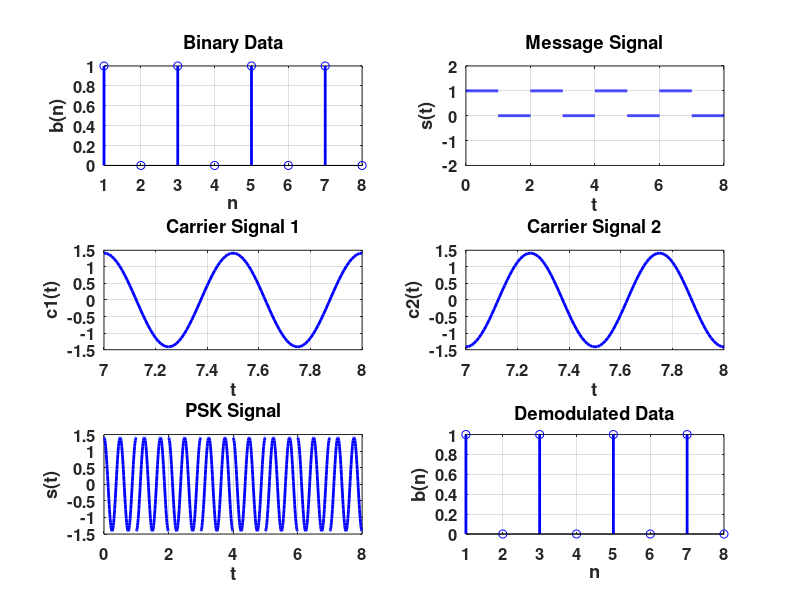

This figure's MATLAB source:
clc;
clear;
close all;

% Parameters
Tb = 1;
t = 0:Tb/100:Tb;
fc = 2;
c1 = sqrt(2/Tb) * cos(2 * pi * fc * t);
c2 = sqrt(2/Tb) * cos(2 * pi * fc * t + pi);

% Message Signal
N = 8;
m = [1 0 1 0 1 0 1 0];
t1 = 0; 
t2 = Tb;

for i = 1:N
    t = t1:(Tb/100):t2;
    if m(i) > 0.5
        m_s = ones(1, length(t));
        invm_s = zeros(1, length(t));
    else
        m_s = zeros(1, length(t));
        invm_s = ones(1, length(t));
    end
    message(i, :) = m_s;
    
    % Generate PSK Signal
    psk_sig1(i, :) = c1 .* m_s;
    psk_sig2(i, :) = c2 .* invm_s;
    psk_s = psk_sig1 + psk_sig2;
    
    % Plotting
    figure(1);
    subplot(3, 2, 2);
    axis([0 N -2 2]);
    plot(t, message(i, :), 'b', 'LineWidth', 2);
    title('Message Signal');
    xlabel('t'); ylabel('s(t)');
    grid on;
    set(gca, 'FontSize', 12, 'FontWeight', 'bold');
    hold on;
    
    subplot(3, 2, 5);
    plot(t, psk_s(i, :), 'b', 'LineWidth', 2);
    title('PSK Signal');
    xlabel('t'); ylabel('s(t)');
    grid on;
    set(gca, 'FontSize', 12, 'FontWeight', 'bold');
    hold on;
    
    t1 = t1 + (Tb);
    t2 = t2 + (Tb);
end
hold off;

subplot(3, 2, 1);
stem(m, 'b', 'LineWidth', 2);
title('Binary Data');
xlabel('n'); ylabel('b(n)');
grid on;
set(gca, 'FontSize', 12, 'FontWeight', 'bold');

subplot(3, 2, 3);
plot(t, c1, 'b', 'LineWidth', 2);
title('Carrier Signal 1');
xlabel('t'); ylabel('c1(t)');
grid on;
set(gca, 'FontSize', 12, 'FontWeight', 'bold');

subplot(3, 2, 4);
plot(t, c2, 'b', 'LineWidth', 2);
title('Carrier Signal 2');
xlabel('t'); ylabel('c2(t)');
grid on;
set(gca, 'FontSize', 12, 'FontWeight', 'bold');

% PSK Demodulation
t1 = 0; 
t2 = Tb;

for i = 1:N
    t = t1:(Tb/100):t2;
    
    % Correlator
    x1 = sum(c1 .* psk_sig1(i, :));
    x2 = sum(c2 .* psk_sig2(i, :));
    x = x1 - x2;
    
    % Decision Device
    if x > 0
        demod(i) = 1;
    else
        demod(i) = 0;
    end
    
    t1 = t1 + (Tb);
    t2 = t2 + (Tb);
end

% Plotting the Demodulated Data Bits
subplot(3, 2, 6);
stem(demod, 'b', 'LineWidth', 2);
title('Demodulated Data');
xlabel('n'); ylabel('b(n)');
grid on;
set(gca, 'FontSize', 12, 'FontWeight', 'bold');
